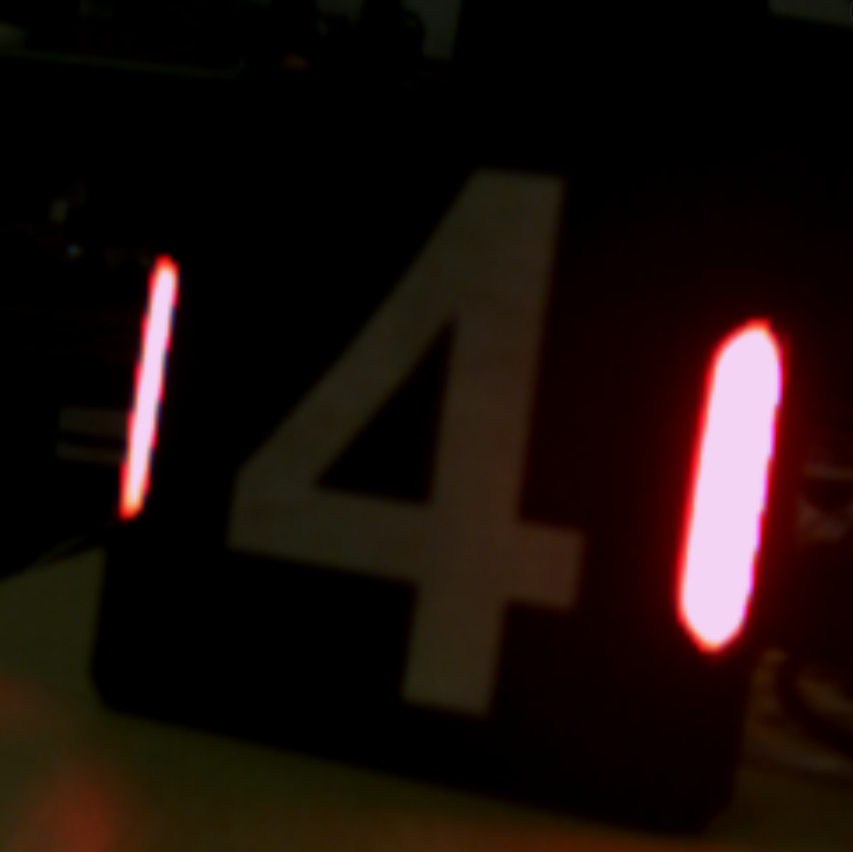
//> input picture light_detection/image/image1.png, 853 x 852 px
$ ./main   (built with g++ and OpenCV 4)
//> lines starting //> are read from the running program, lines starting //| are printed output that depends on the picture; after the words box and inside, x2 and y2 are one past the last pixel; in counts of white or black regions, pixels touching at a corner belong together
#include<iostream>
#include<vector>
#include<opencv2/opencv.hpp>

int main()
{
    cv::Mat img = cv::imread("../image/image1.png");
//> img is the input picture: 852 rows x 853 cols, CV_8UC3; mean B, G, R 11.1, 14.5, 25.9
    if(img.empty())
    {
        std::cerr << "Could not load..." << std::endl;
    }

    //将图像转换为灰度图像
    cv::Mat gray;
    cv::cvtColor(img, gray, cv::COLOR_BGR2GRAY);
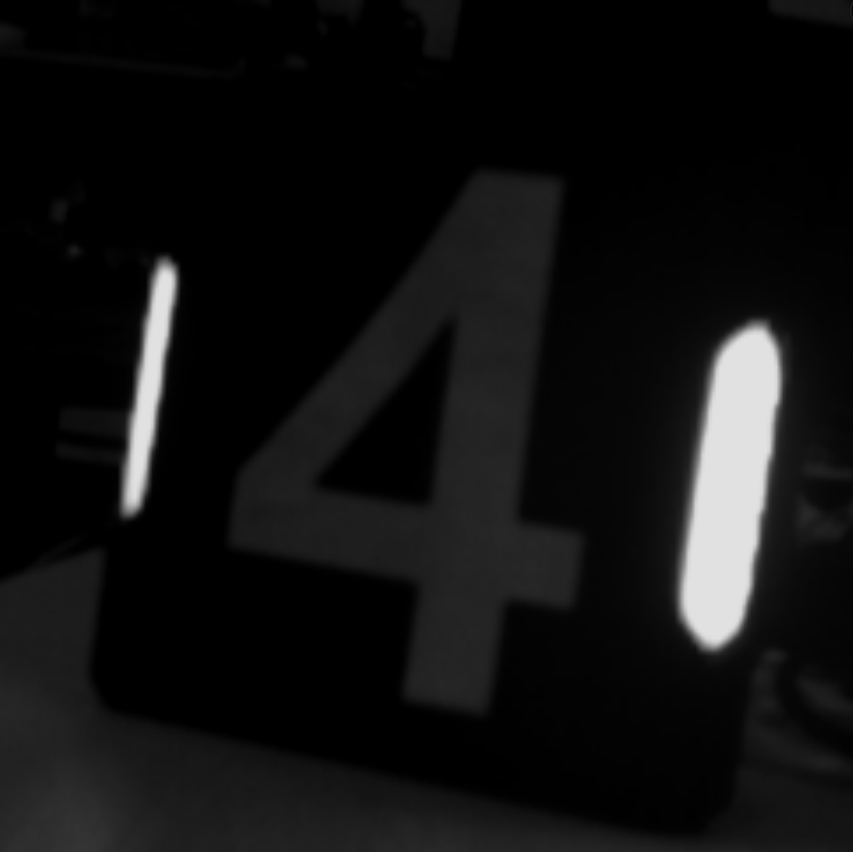
//> gray: 852 rows x 853 cols, CV_8UC1; min 0, max 225, mean 17.5
    //进行二值化
    cv::Mat bi_image;
    cv::threshold(gray, bi_image, 200, 255, cv::THRESH_BINARY);
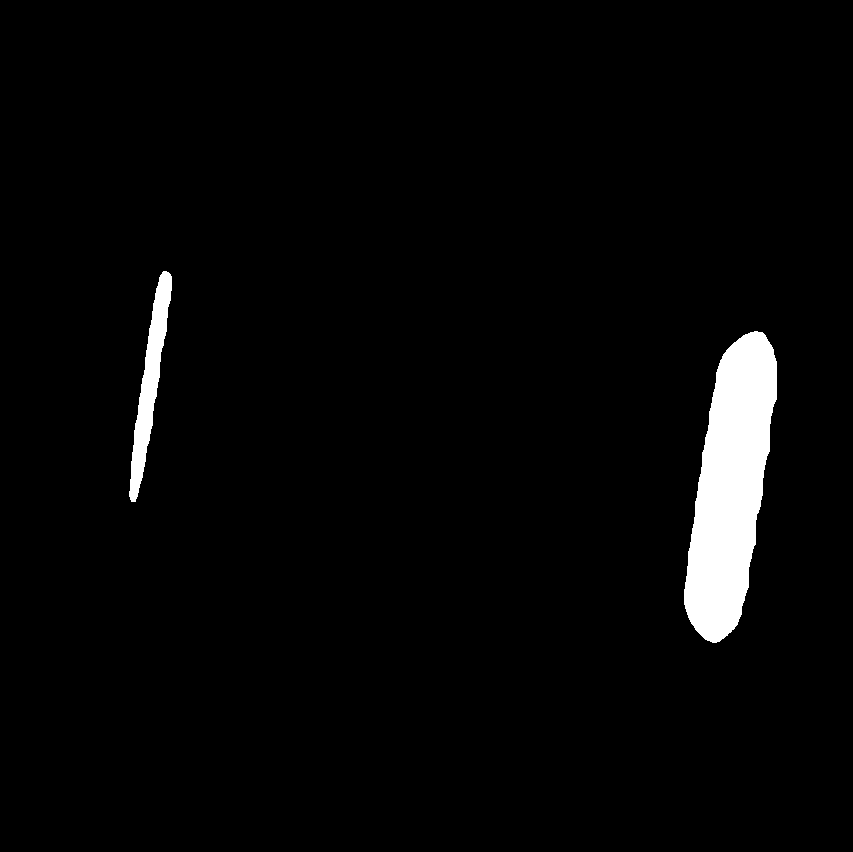
//> bi_image: 852 rows x 853 cols, CV_8UC1; 3% white; 2 white regions
    //轮廓检测
    std::vector<std::vector<cv::Point>> contours;
    cv::findContours(bi_image, contours, cv::RETR_LIST, cv::CHAIN_APPROX_NONE);
//> contours = 2 contours; box (x1, y1, x2, y2) and area: (684, 331, 777, 643) 17844, (129, 271, 172, 502) 3170

    //绘制轮廓
    for (const auto& contour : contours)
    {
        //计算外接矩形
        cv::Rect bd_rect = cv::boundingRect(contour);
        double r = static_cast<double>(bd_rect.width)/bd_rect.height;
        //绘制矩形边框
        cv::rectangle(img, bd_rect, cv::Scalar(0, 255, 0), 2);
    }
//> this loop made 2 passes
//> (bd_rect, r) on passes 1 to 2: (Rect(684, 331, 93, 312), 0.298), (Rect(129, 271, 43, 231), 0.186)
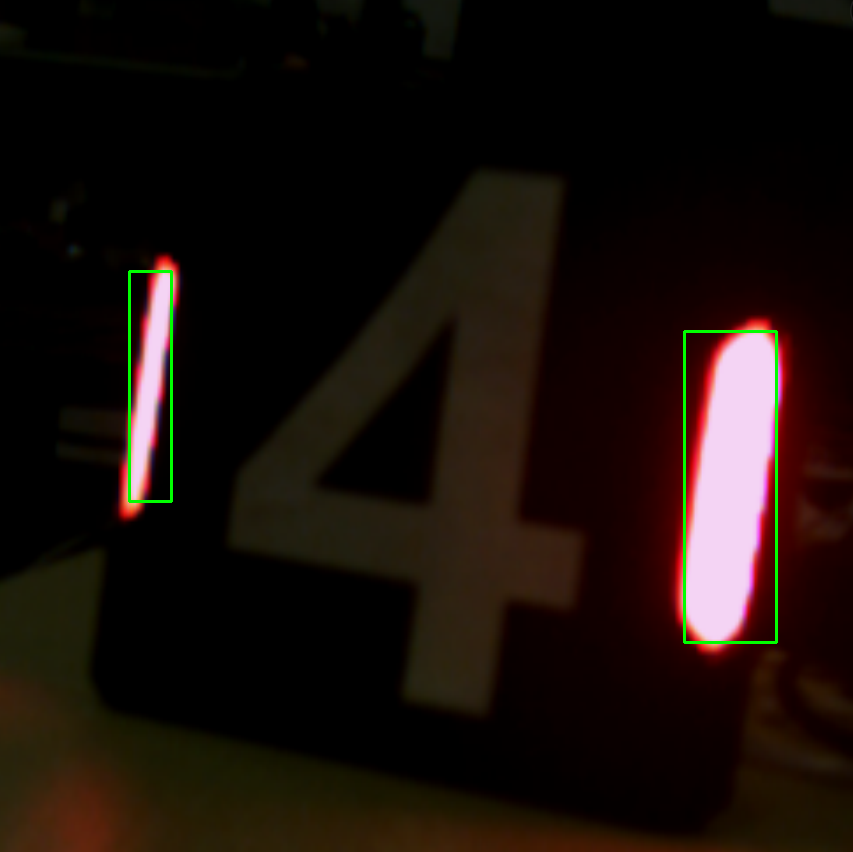
//> img: 852 rows x 853 cols, CV_8UC3; 0.56% of pixels changed, all inside (x1, y1, x2, y2) = (128, 270, 778, 644)

    cv::imshow("binary image", bi_image);
    cv::imshow("recognition image", img);
    cv::waitKey(0);
    cv::destroyAllWindows();

    return 0;
}

$ run again, with light_detection/image/image0.png copied over light_detection/image/image1.png
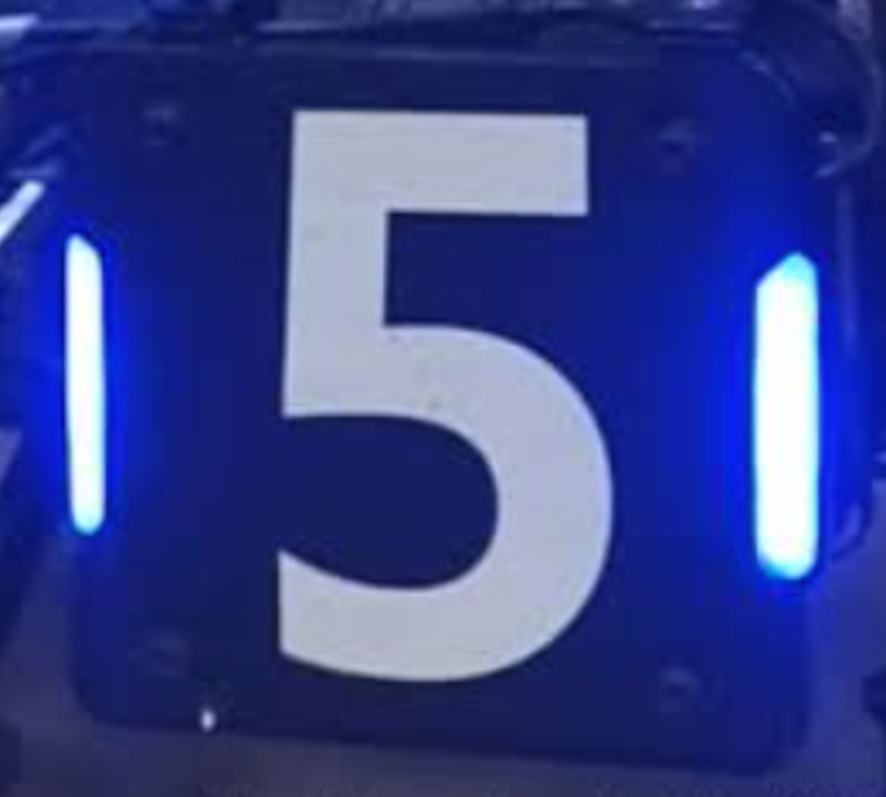
//> input picture light_detection/image/image0.png, 886 x 797 px, shrunk from 1752 x 1576 before the run
//> img is the input picture: 797 rows x 886 cols, CV_8UC3; mean B, G, R 139.6, 66.4, 54.9
//> `cv::threshold(gray, bi_image, 200, 255, cv::THRESH_BINARY);`:
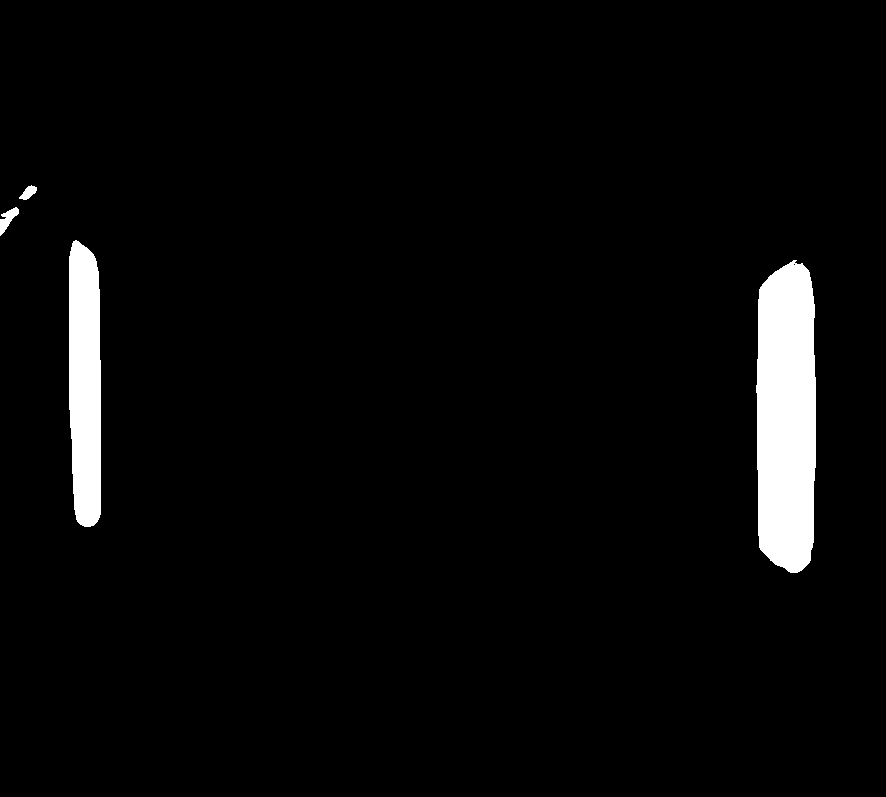
//> bi_image: 797 rows x 886 cols, CV_8UC1; 3.6% white; 4 white regions
//> contours = 5 contours, 1 with area under 20; largest, box (x1, y1, x2, y2) and area: (756, 260, 816, 573) 16374, (69, 240, 101, 527) 7962, (0, 207, 19, 236) 212, (19, 185, 37, 200) 126
//> the loop `for (const auto& contour : contours)` made 5 passes
//> (bd_rect, r) on passes 1 to 5: (Rect(793, 263, 3, 3), 1), (Rect(756, 260, 60, 313), 0.192), (Rect(69, 240, 32, 287), 0.111), (Rect(0, 207, 19, 29), 0.655), (Rect(19, 185, 18, 15), 1.2)
//> after the loop `for (const auto& contour : contours)`:
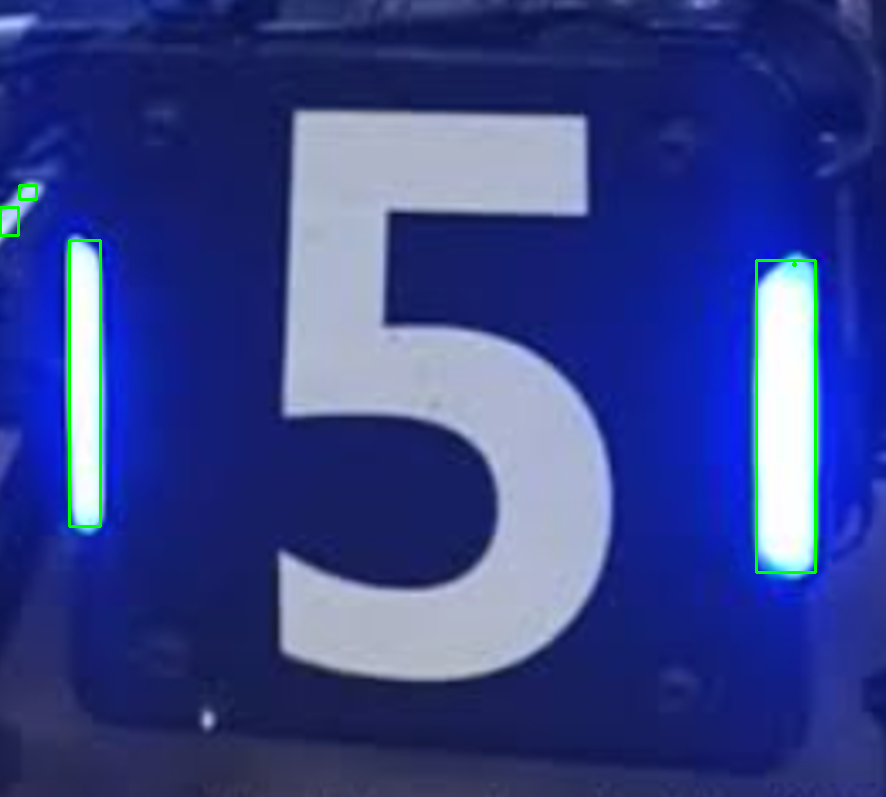
//> img: 797 rows x 886 cols, CV_8UC3; 0.65% of pixels changed, all inside (x1, y1, x2, y2) = (0, 184, 817, 574)
